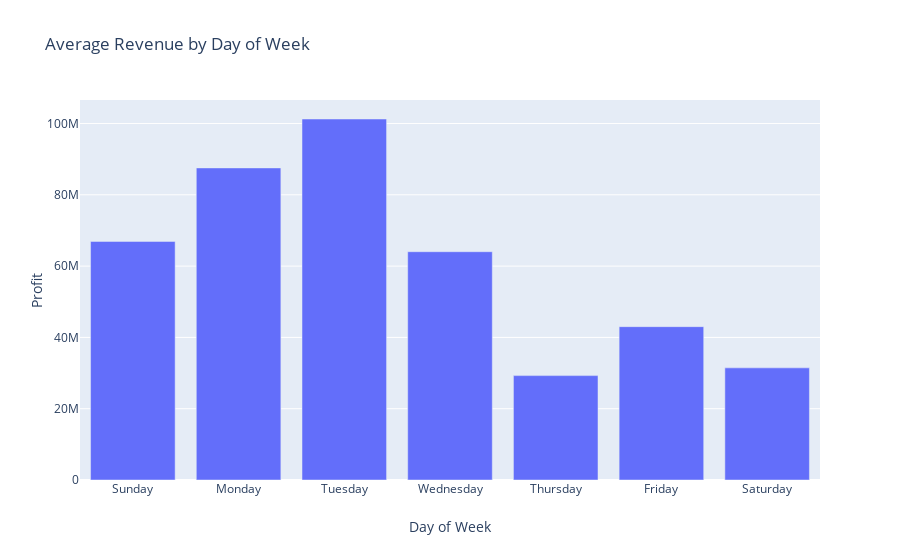

The cell this chart's notebook holds for it:
### Code cell
bar_data = [go.Bar(x=['Sunday', 'Monday', 'Tuesday', 'Wednesday', 'Thursday', 'Friday', 'Saturday']\
                   , y=profit_by_dow["profit"])]

py.offline.iplot({ 'data': bar_data,
            'layout': {
               'title': 'Average Revenue by Day of Week',
               'xaxis': {
                 'title': 'Day of Week'},
               'yaxis': {
                'title': 'Profit'}
        }})

### Figure 1 — Plotly figure (JSON) as saved in the notebook; plotly's stock layout.template omitted (floating-point values rounded to 4 significant figures)
{"data": [{"type": "bar", "x": ["Sunday", "Monday", "Tuesday", "Wednesday", "Thursday", "Friday", "Saturday"], "y": [66930000.0, 87550000.0, 101300000.0, 64040000.0, 29280000.0, 43010000.0, 31450000.0]}], "layout": {"title": {"text": "Average Revenue by Day of Week"}, "xaxis": {"title": {"text": "Day of Week"}}, "yaxis": {"title": {"text": "Profit"}}}}
